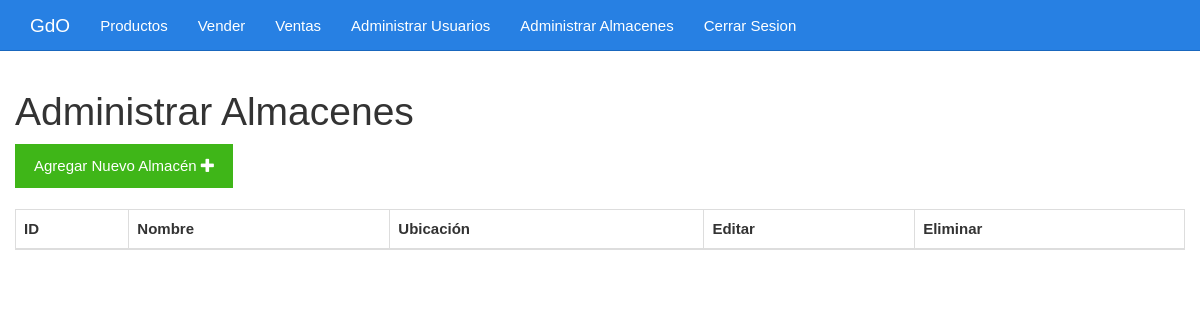
The app's page /admin/listar_almacenes.php (signed in), older data.
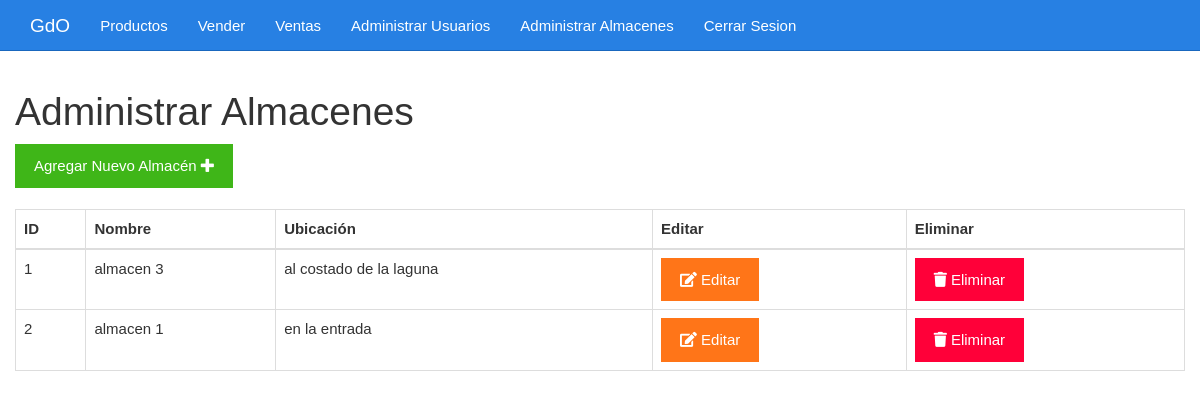
The same page, newer data.
### tables this page shows
CREATE TABLE `almacenes` (
  `id` int NOT NULL,
  `nombre` varchar(255) NOT NULL,
  `ubicacion` varchar(255) DEFAULT NULL,
  `fecha_creacion` timestamp NULL DEFAULT CURRENT_TIMESTAMP
);

### admin/listar_almacenes.php (the view, shortened to what this page needs)
<?php
include_once "./diseño/encabezado.php";
include_once "../base/conexion.php";
$sentencia = $conexion->query("SELECT id, nombre, ubicacion FROM almacenes");
$almacenes = $sentencia->fetchAll(PDO::FETCH_OBJ);
?>
<div class="col-xs-12">
    <h1>Administrar Almacenes</h1>
    <div>
        <a class="btn btn-success" href="./crear_almacen.php">Agregar Nuevo Almacén <i class="fa fa-plus"></i></a>
    </div>
    <br>
    <table class="table table-bordered">
        <thead>
            <tr>
                <th>ID</th>
                <th>Nombre</th>
                <th>Ubicación</th>
                <th>Editar</th>
                <th>Eliminar</th>
            </tr>
        </thead>
        <tbody>
            <?php foreach ($almacenes as $almacen): ?>
                <tr>
                    <td><?php echo $almacen->id ?></td>
                    <td><?php echo $almacen->nombre ?></td>
                    <td><?php echo $almacen->ubicacion ?></td>
                    <td><a class="btn btn-warning" href="./editar_almacen.php?id=<?php echo $almacen->id ?>"><i class="fa fa-edit"></i> Editar</a></td>
                    <td><a class="btn btn-danger" href="./eliminar_almacen.php?id=<?php echo $almacen->id ?>" onclick="return confirm('¿Estás seguro de eliminar este almacén?')"><i class="fa fa-trash"></i> Eliminar</a></td>
                </tr>
            <?php endforeach; ?>
        </tbody>
    </table>
</div>
<?php include_once "./diseño/pie.php"; ?>

Row changes from the older to the newer data that the page shows:
added almacenes: id "1", nombre "almacen 3", ubicacion "al costado de la laguna"
added almacenes: id "2", nombre "almacen 1", ubicacion "en la entrada"
